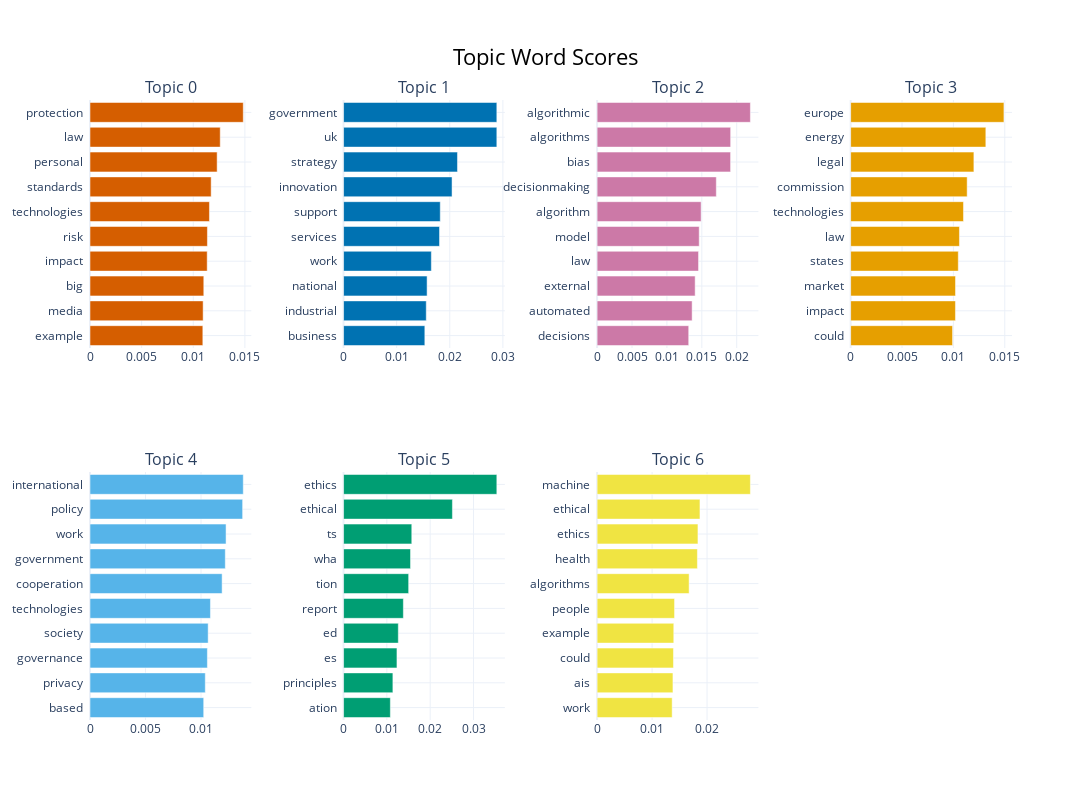

The notebook cell saved with this chart:
### Code cell
# Visualisation des relations entre les topics
topic_model.visualize_barchart(n_words=10, height=400, width=400)

### Figure 1 — Plotly figure (JSON) as saved in the notebook; plotly's stock layout.template omitted (floating-point values rounded to 4 significant figures)
{"data": [{"marker": {"color": "#D55E00"}, "orientation": "h", "type": "bar", "x": [0.01093, 0.01096, 0.01102, 0.01135, 0.01137, 0.01157, 0.01173, 0.01231, 0.01261, 0.01484], "xaxis": "x", "y": ["example  ", "media  ", "big  ", "impact  ", "risk  ", "technologies  ", "standards  ", "personal  ", "law  ", "protection  "], "yaxis": "y"}, {"marker": {"color": "#0072B2"}, "orientation": "h", "type": "bar", "x": [0.0153, 0.01557, 0.01573, 0.01653, 0.01807, 0.01821, 0.02043, 0.02145, 0.02886, 0.02886], "xaxis": "x2", "y": ["business  ", "industrial  ", "national  ", "work  ", "services  ", "support  ", "innovation  ", "strategy  ", "uk  ", "government  "], "yaxis": "y2"}, {"marker": {"color": "#CC79A7"}, "orientation": "h", "type": "bar", "x": [0.01312, 0.01361, 0.01404, 0.01453, 0.01462, 0.0149, 0.01707, 0.01912, 0.01913, 0.02195], "xaxis": "x3", "y": ["decisions  ", "automated  ", "external  ", "law  ", "model  ", "algorithm  ", "decisionmaking  ", "bias  ", "algorithms  ", "algorithmic  "], "yaxis": "y3"}, {"marker": {"color": "#E69F00"}, "orientation": "h", "type": "bar", "x": [0.009918, 0.0102, 0.0102, 0.01048, 0.01059, 0.01098, 0.01134, 0.01199, 0.01316, 0.01492], "xaxis": "x4", "y": ["could  ", "impact  ", "market  ", "states  ", "law  ", "technologies  ", "commission  ", "legal  ", "energy  ", "europe  "], "yaxis": "y4"}, {"marker": {"color": "#56B4E9"}, "orientation": "h", "type": "bar", "x": [0.01024, 0.01039, 0.01058, 0.01065, 0.01085, 0.0119, 0.01219, 0.01226, 0.01375, 0.01381], "xaxis": "x5", "y": ["based  ", "privacy  ", "governance  ", "society  ", "technologies  ", "cooperation  ", "government  ", "work  ", "policy  ", "international  "], "yaxis": "y5"}, {"marker": {"color": "#009E73"}, "orientation": "h", "type": "bar", "x": [0.0108, 0.01139, 0.01233, 0.01264, 0.01381, 0.01503, 0.01546, 0.01575, 0.02513, 0.03539], "xaxis": "x6", "y": ["ation  ", "principles  ", "es  ", "ed  ", "report  ", "tion  ", "wha  ", "ts  ", "ethical  ", "ethics  "], "yaxis": "y6"}, {"marker": {"color": "#F0E442"}, "orientation": "h", "type": "bar", "x": [0.01365, 0.0138, 0.01389, 0.01395, 0.01409, 0.01674, 0.01824, 0.01834, 0.01871, 0.02788], "xaxis": "x7", "y": ["work  ", "ais  ", "could  ", "example  ", "people  ", "algorithms  ", "health  ", "ethics  ", "ethical  ", "machine  "], "yaxis": "y7"}], "layout": {"annotations": [{"font": {"size": 16}, "showarrow": false, "text": "Topic 0", "x": 0.0875, "xanchor": "center", "xref": "paper", "y": 1, "yanchor": "bottom", "yref": "paper"}, {"font": {"size": 16}, "showarrow": false, "text": "Topic 1", "x": 0.3625, "xanchor": "center", "xref": "paper", "y": 1, "yanchor": "bottom", "yref": "paper"}, {"font": {"size": 16}, "showarrow": false, "text": "Topic 2", "x": 0.6375, "xanchor": "center", "xref": "paper", "y": 1, "yanchor": "bottom", "yref": "paper"}, {"font": {"size": 16}, "showarrow": false, "text": "Topic 3", "x": 0.9125, "xanchor": "center", "xref": "paper", "y": 1, "yanchor": "bottom", "yref": "paper"}, {"font": {"size": 16}, "showarrow": false, "text": "Topic 4", "x": 0.0875, "xanchor": "center", "xref": "paper", "y": 0.4, "yanchor": "bottom", "yref": "paper"}, {"font": {"size": 16}, "showarrow": false, "text": "Topic 5", "x": 0.3625, "xanchor": "center", "xref": "paper", "y": 0.4, "yanchor": "bottom", "yref": "paper"}, {"font": {"size": 16}, "showarrow": false, "text": "Topic 6", "x": 0.6375, "xanchor": "center", "xref": "paper", "y": 0.4, "yanchor": "bottom", "yref": "paper"}], "height": 800, "hoverlabel": {"bgcolor": "white", "font": {"family": "Rockwell", "size": 16}}, "showlegend": false, "title": {"font": {"color": "Black", "size": 22}, "text": "Topic Word Scores", "x": 0.5, "xanchor": "center", "yanchor": "top"}, "width": 1600, "xaxis": {"anchor": "y", "domain": [0, 0.175], "showgrid": true}, "xaxis2": {"anchor": "y2", "domain": [0.275, 0.45], "showgrid": true}, "xaxis3": {"anchor": "y3", "domain": [0.55, 0.725], "showgrid": true}, "xaxis4": {"anchor": "y4", "domain": [0.825, 1], "showgrid": true}, "xaxis5": {"anchor": "y5", "domain": [0, 0.175], "showgrid": true}, "xaxis6": {"anchor": "y6", "domain": [0.275, 0.45], "showgrid": true}, "xaxis7": {"anchor": "y7", "domain": [0.55, 0.725], "showgrid": true}, "xaxis8": {"anchor": "y8", "domain": [0.825, 1], "showgrid": true}, "yaxis": {"anchor": "x", "domain": [0.6, 1], "showgrid": true}, "yaxis2": {"anchor": "x2", "domain": [0.6, 1], "showgrid": true}, "yaxis3": {"anchor": "x3", "domain": [0.6, 1], "showgrid": true}, "yaxis4": {"anchor": "x4", "domain": [0.6, 1], "showgrid": true}, "yaxis5": {"anchor": "x5", "domain": [0, 0.4], "showgrid": true}, "yaxis6": {"anchor": "x6", "domain": [0, 0.4], "showgrid": true}, "yaxis7": {"anchor": "x7", "domain": [0, 0.4], "showgrid": true}, "yaxis8": {"anchor": "x8", "domain": [0, 0.4], "showgrid": true}}}
